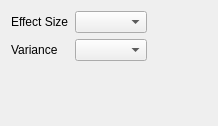
<?xml version="1.0" encoding="UTF-8"?>
<ui version="4.0">
 <class>WizardPage</class>
 <widget class="QWizardPage" name="WizardPage">
  <property name="geometry">
   <rect>
    <x>0</x>
    <y>0</y>
    <width>218</width>
    <height>126</height>
   </rect>
  </property>
  <property name="windowTitle">
   <string>WizardPage</string>
  </property>
  <property name="title">
   <string>Effect Size and Variance Location</string>
  </property>
  <property name="subTitle">
   <string>Where are the effect sizes and variances?</string>
  </property>
  <layout class="QVBoxLayout" name="verticalLayout">
   <item>
    <layout class="QHBoxLayout" name="horizontalLayout">
     <item>
      <layout class="QFormLayout" name="formLayout">
       <item row="0" column="0">
        <widget class="QLabel" name="label">
         <property name="text">
          <string>Effect Size</string>
         </property>
        </widget>
       </item>
       <item row="0" column="1">
        <widget class="QComboBox" name="effect_size_comboBox"/>
       </item>
       <item row="1" column="0">
        <widget class="QLabel" name="label_2">
         <property name="text">
          <string>Variance</string>
         </property>
        </widget>
       </item>
       <item row="1" column="1">
        <widget class="QComboBox" name="variance_comboBox"/>
       </item>
      </layout>
     </item>
     <item>
      <spacer name="horizontalSpacer">
       <property name="orientation">
        <enum>Qt::Horizontal</enum>
       </property>
       <property name="sizeType">
        <enum>QSizePolicy::MinimumExpanding</enum>
       </property>
       <property name="sizeHint" stdset="0">
        <size>
         <width>40</width>
         <height>20</height>
        </size>
       </property>
      </spacer>
     </item>
    </layout>
   </item>
   <item>
    <spacer name="verticalSpacer">
     <property name="orientation">
      <enum>Qt::Vertical</enum>
     </property>
     <property name="sizeHint" stdset="0">
      <size>
       <width>20</width>
       <height>49</height>
      </size>
     </property>
    </spacer>
   </item>
  </layout>
 </widget>
 <resources/>
 <connections/>
</ui>
